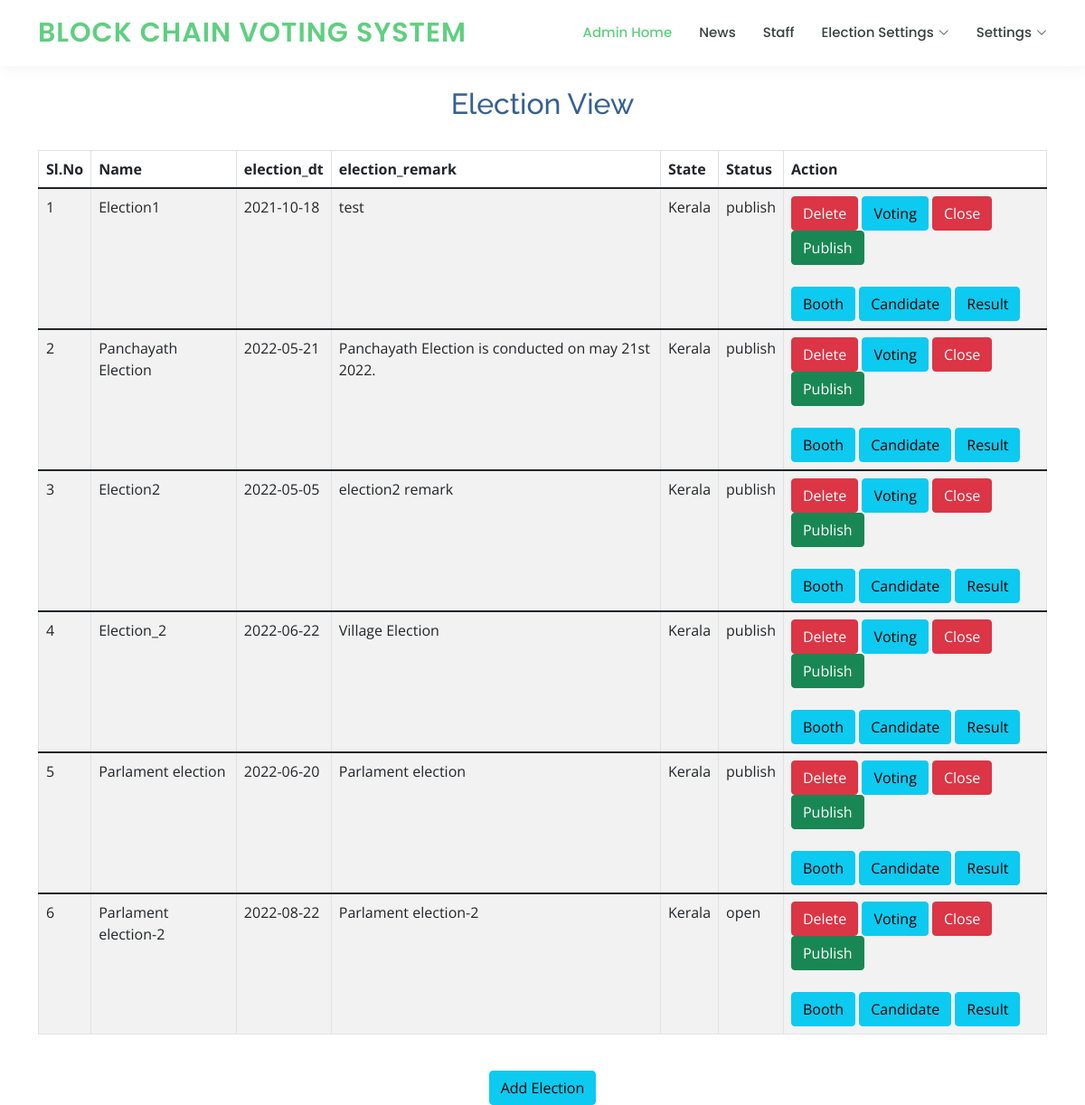
The page /admin_election_master_view on the database its author committed.
### myapp/models.py (models this page shows)
class election_master(models.Model):
    election_name = models.CharField(max_length=150)
    state_id = models.IntegerField()
    election_dt = models.CharField(max_length=15)
    election_remark = models.CharField(max_length=150)
    status = models.CharField(max_length=10)

class state_master(models.Model):
    state_name = models.CharField(max_length=150)
    state_code = models.CharField(max_length=25)

### myapp/views.py (the view)
# urls.py: path('admin_election_master_view', views.admin_election_master_view, name='admin_election_master_view'),
def admin_election_master_view(request):
    state_id = request.GET.get('state_id')
    election_list = election_master.objects.all()
    state_list = state_master.objects.all()
    context = {'election_list':election_list,'state_list':state_list,'msg':'','state_id':state_id}
    return render(request,'myapp/admin_election_master_view.html',context)

### myapp/templates/myapp/admin_election_master_view.html (shortened to what this page needs)
{% extends 'myapp/admin_base.html' %}
{% load static %}
{% block body %}
<br><br><br><br>
<center>
    <h2><font color="#366092">Election View</font></h2>
    <br>
<div class="container">
    <form role="form" name="frm" action="" method="post">
        <table class="table table-striped table-bordered auto-index">
        <thead>
            <tr>
            <th>Sl.No</th>
             <th>Name</th>
            <th>election_dt</th>
                <th>election_remark</th>
            <th>State</th>
                <th>Status</th>
            <th>Action</th>
        </tr>
            </thead>
        {% for l in election_list %}
            <tbody>
        <tr class="info ">
           <td></td>
            <td>{{ l.election_name }}</td>
            <td>{{ l.election_dt }}</td>
            <td>{{l.election_remark}}</td>
            {% for sl in state_list %}
                {% if sl.id == l.state_id %}
                <td>{{ sl.state_name }}</td>
            {% endif %}
            {% endfor %}
            <td>{{l.status}}</td>
            <td>
                <a href="../admin_election_master_delete?id={{l.id}}&state_id={{l.state_id}}" class="btn btn-danger" role="button">Delete</a>
                <a href="../admin_election_master_status?id={{l.id}}&state_id={{l.state_id}}&status=open" class="btn btn-info" role="button">Voting</a>
                <a href="../admin_election_master_status?id={{l.id}}&state_id={{l.state_id}}&status=close" class="btn btn-danger" role="button">Close</a>
                <a href="../admin_election_master_status?id={{l.id}}&state_id={{l.state_id}}&status=publish" class="btn btn-success" role="button">Publish</a>
                <br><br>
                <a href="../admin_booth_master_view?election_master_id={{l.id}}" class="btn btn-info" role="button">Booth</a>
                <a href="../admin_candidate_view?election_master_id={{l.id}}" class="btn btn-info" role="button">Candidate</a>
                <a href="../admin_election_result_view?election_master_id={{l.id}}" class="btn btn-info" role="button">Result</a>
            </td>
        </tr>
        </tbody>
        {% endfor %}
        </table>
        <br/>
        <a href="{% url 'admin_election_master_add' %}"  class="btn btn-info" role="button">Add Election</a>
    </form>
</div>
</center>
{% endblock %}

### myapp/static/myapp/assets/css/style.css (style rules this page uses)
body { font-family: "Open Sans", sans-serif; color: #444444; }
a { color: #5fcf80; text-decoration: none; }
h1, h2, h3, h4, h5, h6 { font-family: "Raleway", sans-serif; }

### myapp/templates/myapp/admin_election_master_view.html (style rules this page uses)
form { counter-reset: Serial; }
.auto-index td:first-child:before { counter-increment: Serial; content:counter(Serial); }

### rows shown on the page
election_master: election_name "Election1", election_dt "2021-10-18", election_remark "test", status "publish"
state_master: state_name "Kerala"
election_master: election_name "Panchayath Election", election_dt "2022-05-21", election_remark "Panchayath Election is conducted on may 21st 2022.", status "publish"
election_master: election_name "Election2", election_dt "2022-05-05", election_remark "election2 remark", status "publish"
election_master: election_name "Election_2", election_dt "2022-06-22", election_remark "Village Election", status "publish"
election_master: election_name "Parlament election", election_dt "2022-06-20", election_remark "Parlament election", status "publish"
election_master: election_name "Parlament election-2", election_dt "2022-08-22", election_remark "Parlament election-2", status "open"
